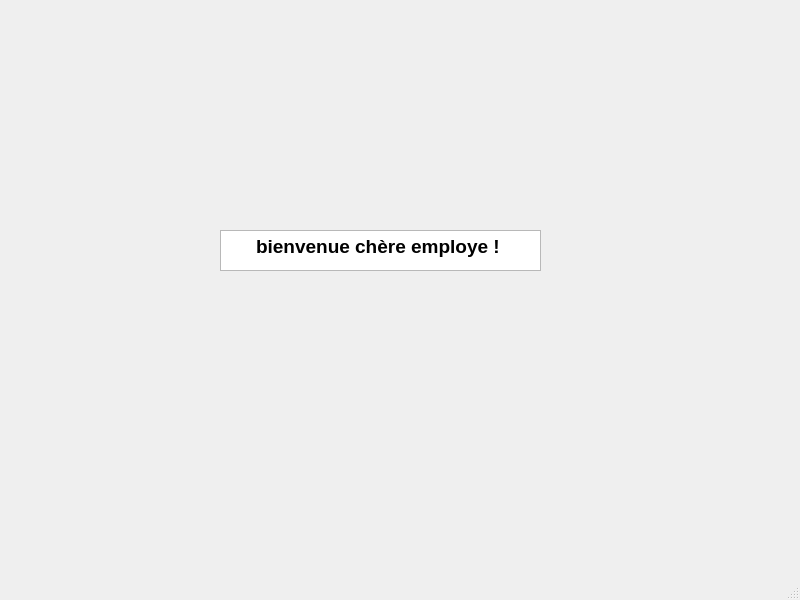
<?xml version="1.0" encoding="UTF-8"?>
<ui version="4.0">
 <class>MainWindow_2</class>
 <widget class="QMainWindow" name="MainWindow_2">
  <property name="geometry">
   <rect>
    <x>0</x>
    <y>0</y>
    <width>800</width>
    <height>600</height>
   </rect>
  </property>
  <property name="windowTitle">
   <string>MainWindow</string>
  </property>
  <widget class="QWidget" name="centralwidget">
   <widget class="QTextEdit" name="textEdit">
    <property name="geometry">
     <rect>
      <x>220</x>
      <y>230</y>
      <width>321</width>
      <height>41</height>
     </rect>
    </property>
    <property name="styleSheet">
     <string notr="true">font: 75 10pt &quot;Script MT Bold&quot;;
font: 8pt &quot;PMingLiU-ExtB&quot;;</string>
    </property>
    <property name="html">
     <string>&lt;!DOCTYPE HTML PUBLIC &quot;-//W3C//DTD HTML 4.0//EN&quot; &quot;http://www.w3.org/TR/REC-html40/strict.dtd&quot;&gt;
&lt;html&gt;&lt;head&gt;&lt;meta name=&quot;qrichtext&quot; content=&quot;1&quot; /&gt;&lt;style type=&quot;text/css&quot;&gt;
p, li { white-space: pre-wrap; }
&lt;/style&gt;&lt;/head&gt;&lt;body style=&quot; font-family:'PMingLiU-ExtB'; font-size:8pt; font-weight:400; font-style:normal;&quot;&gt;
&lt;p align=&quot;center&quot; style=&quot; margin-top:0px; margin-bottom:0px; margin-left:0px; margin-right:0px; -qt-block-indent:0; text-indent:0px;&quot;&gt;&lt;span style=&quot; font-family:'MS Shell Dlg 2'; font-size:14pt; font-weight:600;&quot;&gt;bienvenue chère employe ! &lt;/span&gt;&lt;/p&gt;&lt;/body&gt;&lt;/html&gt;</string>
    </property>
   </widget>
  </widget>
  <widget class="QMenuBar" name="menubar">
   <property name="geometry">
    <rect>
     <x>0</x>
     <y>0</y>
     <width>800</width>
     <height>26</height>
    </rect>
   </property>
  </widget>
  <widget class="QStatusBar" name="statusbar"/>
 </widget>
 <resources/>
 <connections/>
</ui>
